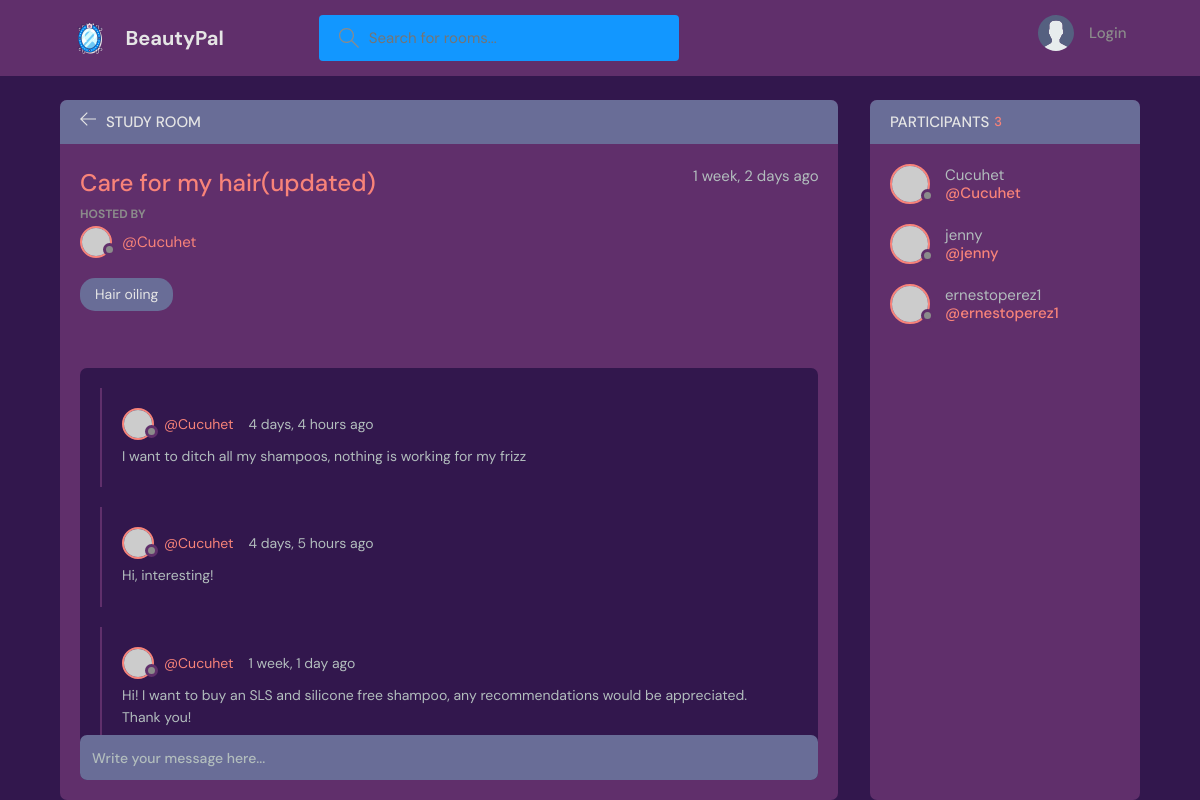
Page /room/2/ on the committed database.
### beautypal/models.py (models this page shows, shortened)
class Room(models.Model):
    host = models.ForeignKey(User, on_delete= models.SET_NULL, null = True)
    topic = models.ForeignKey(Topic, on_delete= models.SET_NULL, null = True)
    name = models.CharField(max_length=200)
    description = models.TextField(null=True, blank=True)
    participants = models.ManyToManyField(User, related_name='participants', blank = True)
    updated = models.DateTimeField(auto_now=True)
    created = models.DateTimeField(auto_now_add=True)
    class Meta:
        ordering = [ '-updated', '-created']

class Topic(models.Model):
    name = models.CharField(max_length=200)
    def __str__(self):
        return self.name

class Message(models.Model):
    user = models.ForeignKey(User, on_delete=models.CASCADE)
    room = models.ForeignKey(Room, on_delete= models.CASCADE)
    body = models.TextField()
    updated = models.DateTimeField(auto_now=True)
    created = models.DateTimeField(auto_now_add=True)
    class Meta:
        ordering = [ '-updated', '-created']

### beautypal/views.py (the view, shortened to what this page needs)
# urls.py: path('room/<str:pk>/', views.room, name="room"),
def room(request, pk):
    room = Room.objects.get(id=pk)
    room_messages = room.message_set.all().order_by('-created')
    participants = room.participants.all()
    context = {'room': room, 'room_messages': room_messages,
                   'participants': participants}
    return render(request, 'beautypal/room.html', context)

### beautypal/templates/beautypal/room.html (shortened to what this page needs)
{% extends 'main.html' %}
{% block content %}
<main class="profile-page layout layout--2">
  <div class="container">
    <div class="room">
      <div class="room__top">
        <div class="room__topLeft">
          <a href="{% url 'home' %}">
            <svg version="1.1" xmlns="http://www.w3.org/2000/svg" width="32" height="32" viewBox="0 0 32 32">
              <title>arrow-left</title>
              <path
                d="M13.723 2.286l-13.723 13.714 13.719 13.714 1.616-1.611-10.96-10.96h27.625v-2.286h-27.625l10.965-10.965-1.616-1.607z">
              </path>
            </svg>
          </a>
          <h3>Study Room</h3>
        </div>
      </div>
      <div class="room__box scroll">
        <div class="room__header scroll">
          <div class="room__info">
            <h3>{{room.name}}</h3>
            <span>{{room.created|timesince}} ago</span>
          </div>
          <div class="room__hosted">
            <p>Hosted By</p>
            <a href="{% url 'user-profile' room.host.id %}" class="room__author">
              <div class="avatar avatar--small">
                <img src="https://randomuser.me/api/portraits/men/37.jpg" alt = "picture of random man"/>
              </div>
              <span>@{{room.host.username}}</span>
            </a>
          </div>
          <span class="room__topics">{{room.topic}}</span>
        </div>
        <div class="room__conversation">
          <div class="threads scroll">
            {% for message in room_messages %}
            <div class="thread">
              <div class="thread__top">
                <div class="thread__author">
                  <a href="{% url 'user-profile' message.user.id %}" class="thread__authorInfo">
                    <div class="avatar avatar--small">
                      <img src="https://randomuser.me/api/portraits/men/37.jpg"  alt = "picture of random man"/>
                    </div>
                    <span>@{{message.user.username}}</span>
                  </a>
                  <span class="thread__date">{{message.created|timesince}} ago</span>
                </div>
              </div>
              <div class="thread__details">
                {{message.body}}
              </div>
            </div>
            {% endfor %}
          </div>
        </div>
      </div>
      <div class="room__message">
        <form action="" method="POST">
          <input name="body" placeholder="Write your message here..." />
        </form>
      </div>
    </div>
    <div class="participants">
      <h3 class="participants__top">Participants <span>{{participants.count}}</span></h3>
      <div class="participants__list scroll">
        {% for user in participants %}
        <a href="{% url 'user-profile' user.id %}" class="participant">
          <div class="avatar avatar--medium">
            <img src="https://randomuser.me/api/portraits/men/37.jpg" alt = "picture of random man"/>
          </div>
          <p>
            {{user.username}}
            <span>@{{user.username}}</span>
          </p>
        </a>
        {% endfor %}
      </div>
    </div>
  </div>
</main>
{% endblock content %}

### rows in the picture
Room: name "Care for my hair(updated)", created "1 week, 2 days", host.username "Cucuhet", topic "Hair oiling"
Message: user.username "Cucuhet", created "4 days, 4 hours", body "I want to ditch all my shampoos, nothing is working for my frizz"
Message: user.username "Cucuhet", created "4 days, 5 hours", body "Hi, interesting!"
Message: user.username "Cucuhet", created "1 week, 1 day", body "Hi! I want to buy an SLS and silicone free shampoo, any recommendations would be appreciated. Thank you!"

### other values in the picture
{{ participants.count }} "3"
{{ user.username }} "Cucuhet"
{{ user.username }} "jenny"
{{ user.username }} "ernestoperez1"
